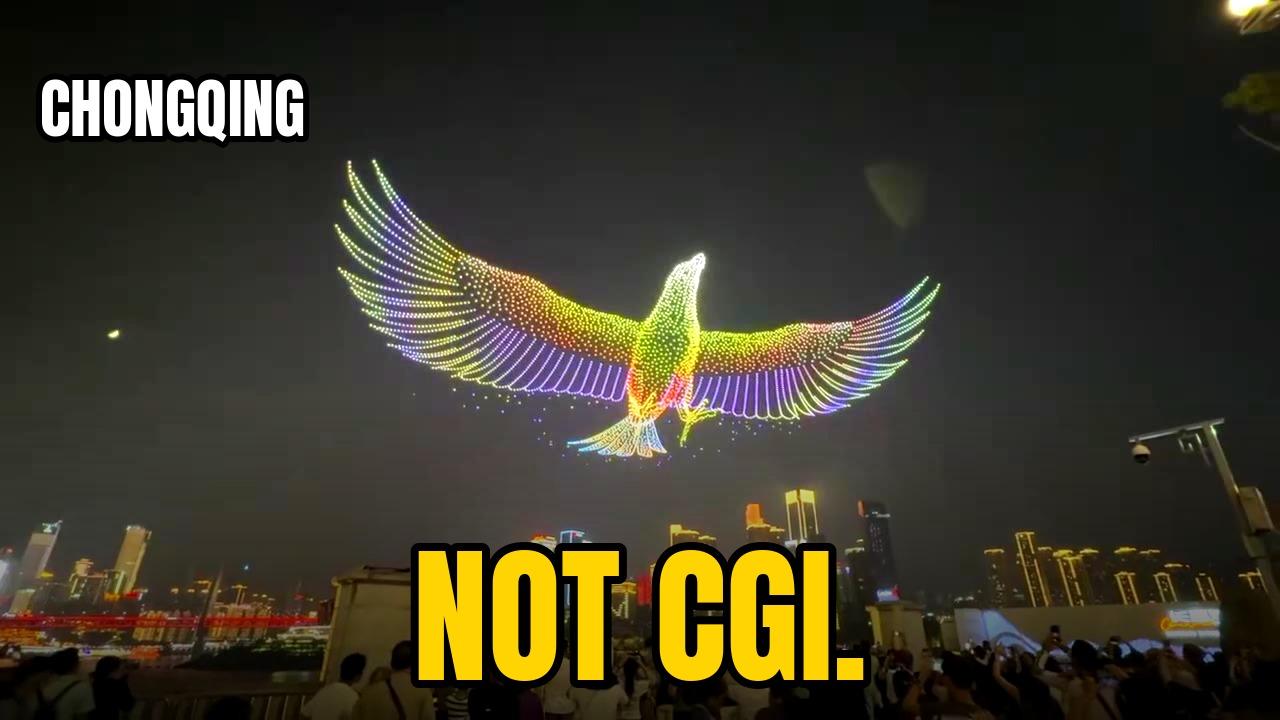
#> input picture production/thumbnails/thumb_A_drone_bird.jpg, 1280 x 720 px
$ python -i sticker.py   (imports and definitions only)
#> lines starting #> are read from the running program, lines starting #| are printed output that depends on the picture
"""Emoji / text stickers with a white die-cut border and soft shadow, as RGBA PNGs."""
from PIL import Image, ImageDraw, ImageFont, ImageFilter
EMOJI = '/usr/share/fonts/truetype/noto/NotoColorEmoji.ttf'
def emoji(ch, size=220, border=10):
    f = ImageFont.truetype(EMOJI, 109)             # CBDT font only renders at 109 px
    im = Image.new('RGBA', (160, 160), (0, 0, 0, 0))
    ImageDraw.Draw(im).text((80, 80), ch, font=f, embedded_color=True, anchor='mm')
    im = im.crop(im.getbbox()).resize((size, size), Image.LANCZOS) if im.getbbox() else im
    return die_cut(im, border)
def die_cut(im, border=10, shadow=True):
    pad = border * 3
    c = Image.new('RGBA', (im.width + 2 * pad, im.height + 2 * pad), (0, 0, 0, 0)); c.paste(im, (pad, pad), im)
    a = c.split()[3].point(lambda v: 255 if v > 40 else 0)
    outline = a.filter(ImageFilter.MaxFilter(border * 2 + 1)).filter(ImageFilter.GaussianBlur(1.2))
    white = Image.new('RGBA', c.size, (255, 255, 255, 255)); white.putalpha(outline)
    out = Image.new('RGBA', c.size, (0, 0, 0, 0))
    if shadow:
        sh = Image.new('RGBA', c.size, (0, 0, 0, 255)); sh.putalpha(outline.point(lambda v: int(v * 0.45)).filter(ImageFilter.GaussianBlur(8)))
        out.alpha_composite(sh, (4, 8))
    out.alpha_composite(white); out.alpha_composite(c)
    return out
def text_sticker(text, font_path, size=64, fg=(20, 20, 24), bg=(255, 212, 0), rot=-4, border=8):
    f = ImageFont.truetype(font_path, size)
    d = ImageDraw.Draw(Image.new('RGB', (1, 1))); l, t, r, b = d.textbbox((0, 0), text, font=f)
    padx, pady = int(size * 0.45), int(size * 0.28)
    im = Image.new('RGBA', (r - l + 2 * padx, b - t + 2 * pady), (0, 0, 0, 0)); dd = ImageDraw.Draw(im)
    dd.rounded_rectangle([0, 0, im.width - 1, im.height - 1], radius=int(size * 0.35), fill=bg)
    dd.text((padx - l, pady - t), text, font=f, fill=fg)
    im = die_cut(im, border)
    return im.rotate(rot, expand=True, resample=Image.BICUBIC)
# [6 lines not run here, left out]

>>> import cv2
>>> picture = cv2.imread('../../thumbnails/thumb_A_drone_bird.jpg', cv2.IMREAD_GRAYSCALE)
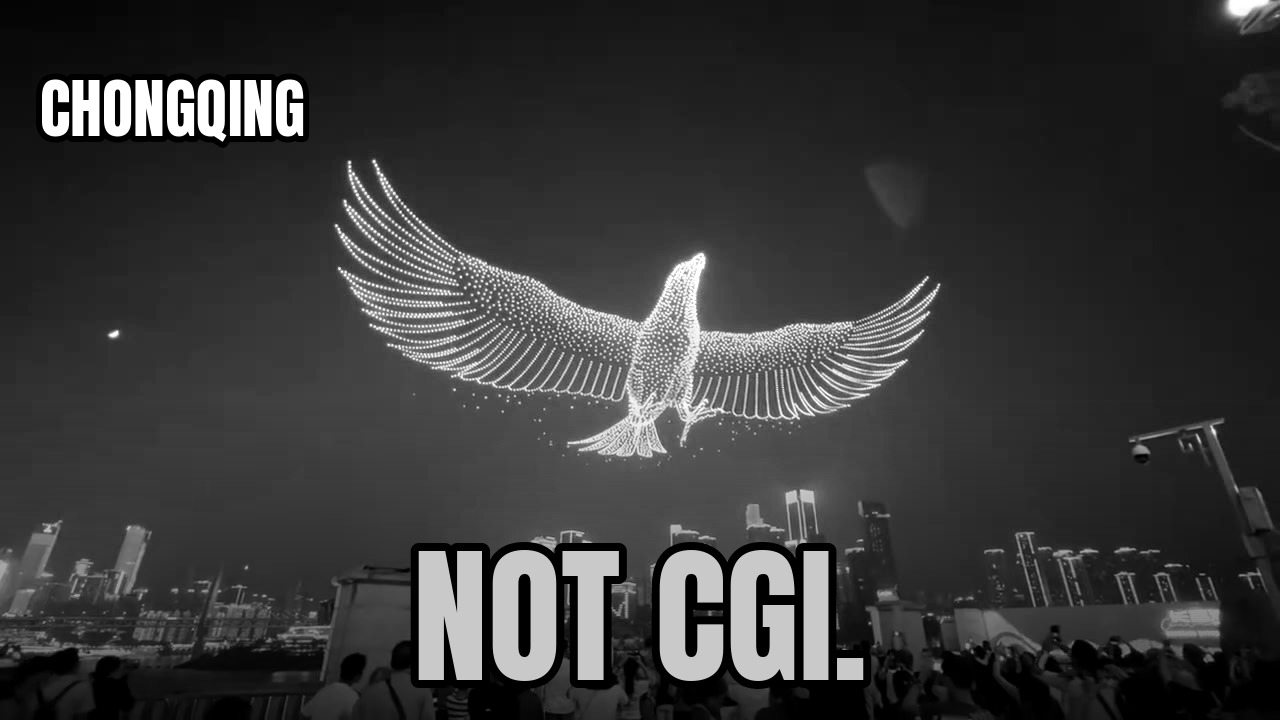
#> picture: shape (720, 1280); min 0, max 255, mean 55.6
>>> result = die_cut(picture)
#> (the run stopped early here; a loop or call above may not have finished)

$ run again, on production/thumbnails/thumb_B_tourists_vs_me.jpg
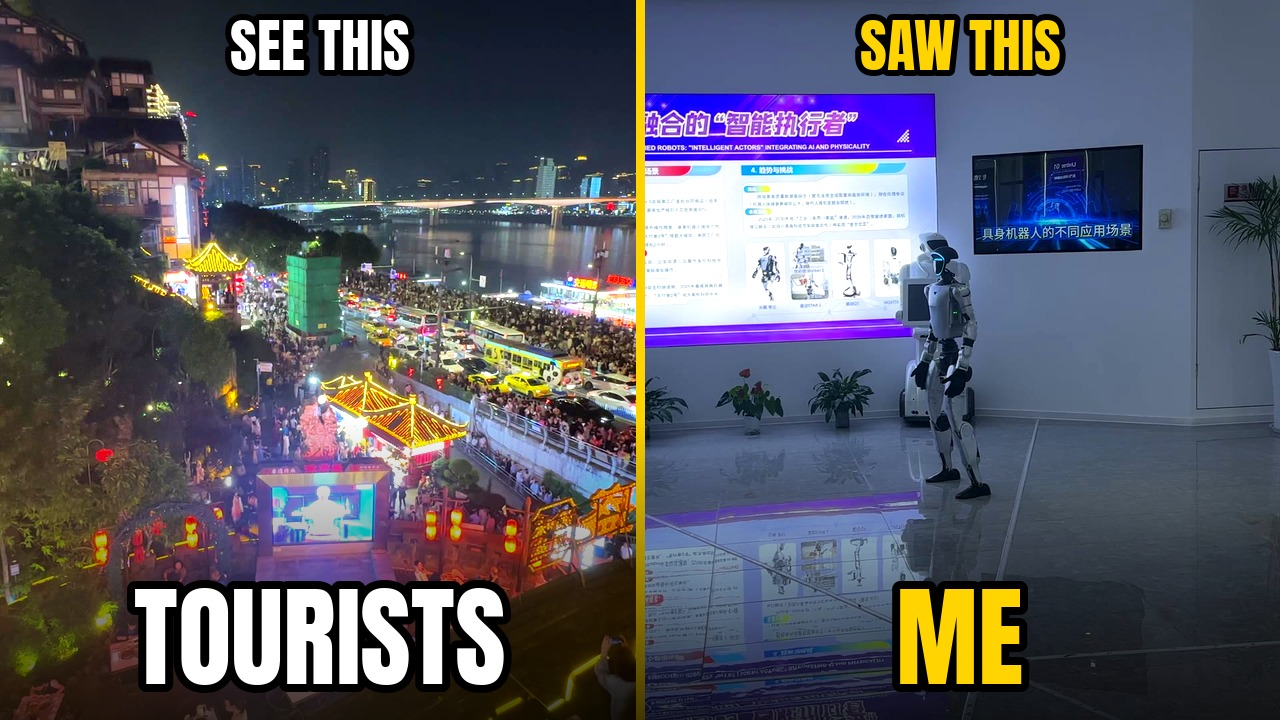
#> input picture production/thumbnails/thumb_B_tourists_vs_me.jpg, 1280 x 720 px
#> `picture = cv2.imread('../../thumbnails/thumb_A_drone_bird.jpg', cv2.IM..`:
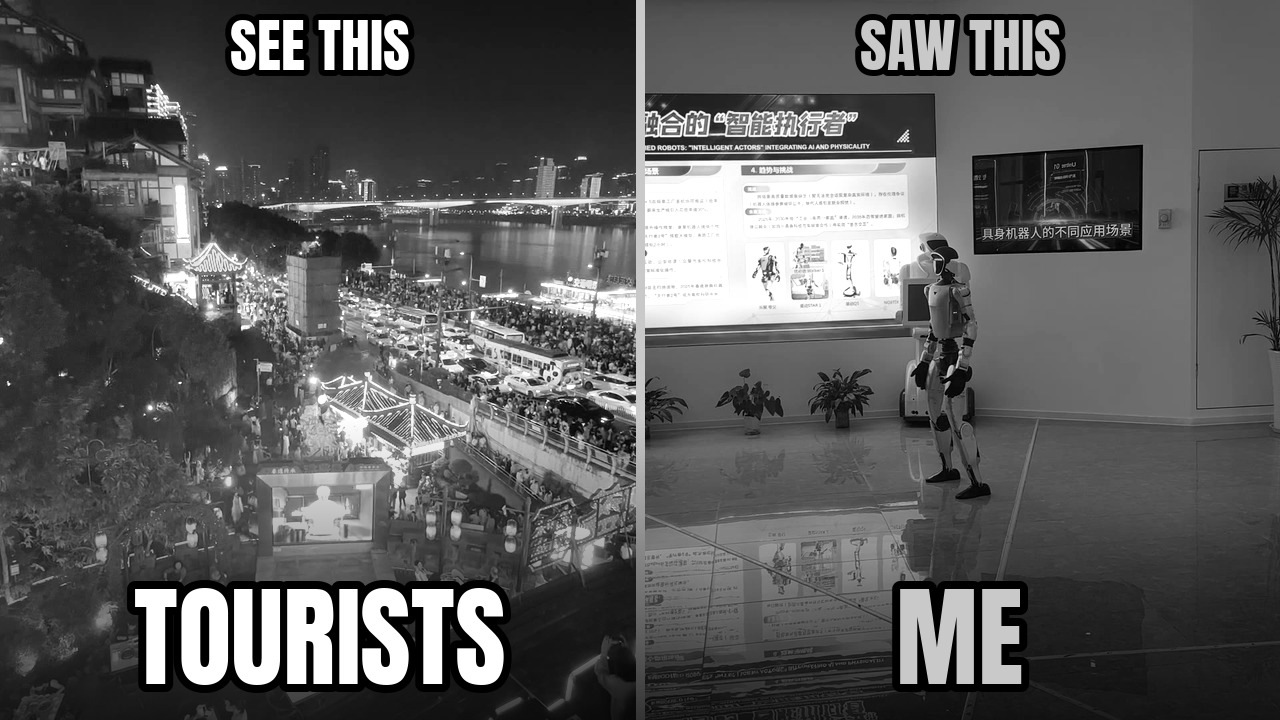
#> picture: shape (720, 1280); min 0, max 255, mean 91.3

$ run again, on production/thumbnails/thumb_C_came_to_study.jpg
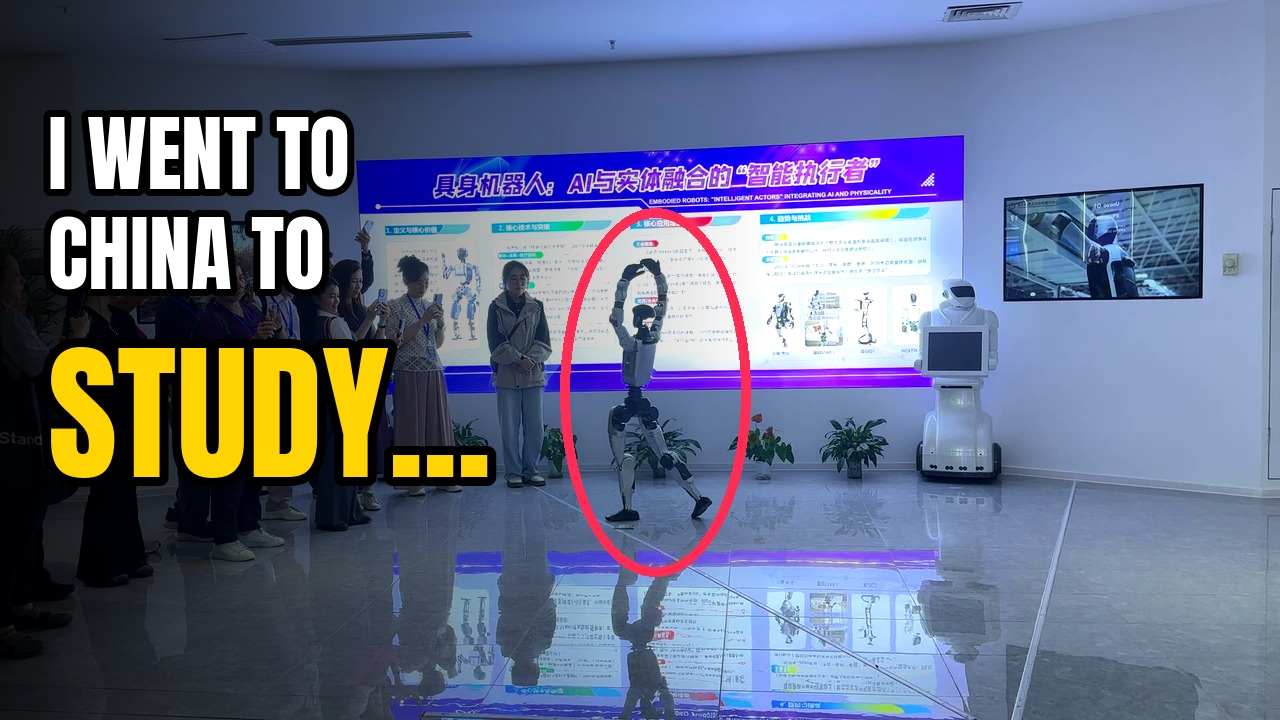
#> input picture production/thumbnails/thumb_C_came_to_study.jpg, 1280 x 720 px
#> `picture = cv2.imread('../../thumbnails/thumb_A_drone_bird.jpg', cv2.IM..`:
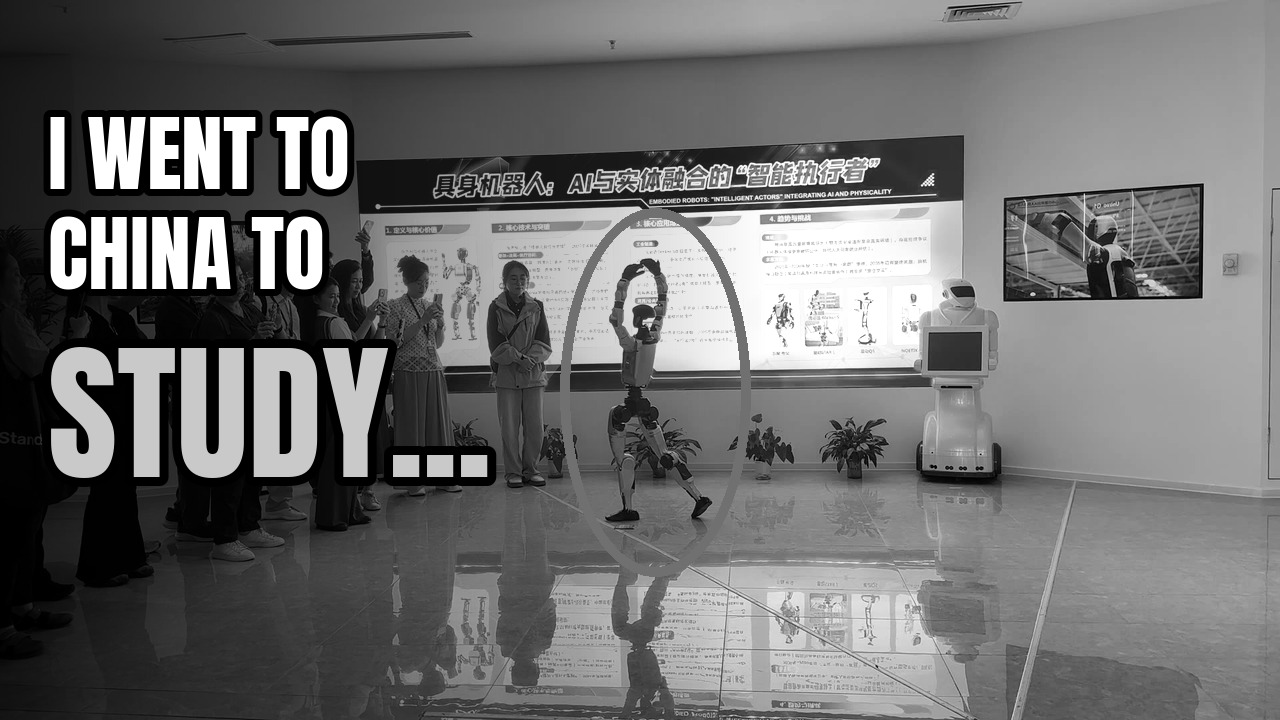
#> picture: shape (720, 1280); min 0, max 255, mean 110.9
